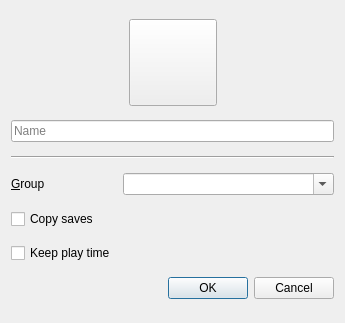
<?xml version="1.0" encoding="UTF-8"?>
<ui version="4.0">
 <class>CopyInstanceDialog</class>
 <widget class="QDialog" name="CopyInstanceDialog">
  <property name="windowModality">
   <enum>Qt::ApplicationModal</enum>
  </property>
  <property name="geometry">
   <rect>
    <x>0</x>
    <y>0</y>
    <width>345</width>
    <height>323</height>
   </rect>
  </property>
  <property name="windowTitle">
   <string>Copy Instance</string>
  </property>
  <property name="windowIcon">
   <iconset>
    <normaloff>:/icons/toolbar/copy</normaloff>:/icons/toolbar/copy</iconset>
  </property>
  <property name="modal">
   <bool>true</bool>
  </property>
  <layout class="QVBoxLayout" name="verticalLayout">
   <item>
    <layout class="QHBoxLayout" name="iconBtnLayout">
     <item>
      <spacer name="iconBtnLeftSpacer">
       <property name="orientation">
        <enum>Qt::Horizontal</enum>
       </property>
       <property name="sizeHint" stdset="0">
        <size>
         <width>40</width>
         <height>20</height>
        </size>
       </property>
      </spacer>
     </item>
     <item>
      <widget class="QToolButton" name="iconButton">
       <property name="icon">
        <iconset>
         <normaloff>:/logo.svg</normaloff>:/logo.svg</iconset>
       </property>
       <property name="iconSize">
        <size>
         <width>80</width>
         <height>80</height>
        </size>
       </property>
      </widget>
     </item>
     <item>
      <spacer name="iconBtnRightSpacer">
       <property name="orientation">
        <enum>Qt::Horizontal</enum>
       </property>
       <property name="sizeHint" stdset="0">
        <size>
         <width>40</width>
         <height>20</height>
        </size>
       </property>
      </spacer>
     </item>
    </layout>
   </item>
   <item>
    <widget class="QLineEdit" name="instNameTextBox">
     <property name="placeholderText">
      <string>Name</string>
     </property>
    </widget>
   </item>
   <item>
    <widget class="Line" name="line">
     <property name="orientation">
      <enum>Qt::Horizontal</enum>
     </property>
    </widget>
   </item>
   <item>
    <layout class="QGridLayout" name="gridLayout">
     <item row="0" column="0">
      <widget class="QLabel" name="labelVersion_3">
       <property name="text">
        <string>&amp;Group</string>
       </property>
       <property name="buddy">
        <cstring>groupBox</cstring>
       </property>
      </widget>
     </item>
     <item row="0" column="1" colspan="2">
      <widget class="QComboBox" name="groupBox">
       <property name="sizePolicy">
        <sizepolicy hsizetype="Expanding" vsizetype="Fixed">
         <horstretch>0</horstretch>
         <verstretch>0</verstretch>
        </sizepolicy>
       </property>
       <property name="editable">
        <bool>true</bool>
       </property>
      </widget>
     </item>
    </layout>
   </item>
   <item>
    <widget class="QCheckBox" name="copySavesCheckbox">
     <property name="text">
      <string>Copy saves</string>
     </property>
    </widget>
   </item>
   <item>
    <widget class="QCheckBox" name="keepPlaytimeCheckbox">
     <property name="text">
      <string>Keep play time</string>
     </property>
    </widget>
   </item>
   <item>
    <widget class="QDialogButtonBox" name="buttonBox">
     <property name="orientation">
      <enum>Qt::Horizontal</enum>
     </property>
     <property name="standardButtons">
      <set>QDialogButtonBox::Cancel|QDialogButtonBox::Ok</set>
     </property>
    </widget>
   </item>
  </layout>
 </widget>
 <tabstops>
  <tabstop>iconButton</tabstop>
  <tabstop>instNameTextBox</tabstop>
  <tabstop>groupBox</tabstop>
  <tabstop>copySavesCheckbox</tabstop>
  <tabstop>keepPlaytimeCheckbox</tabstop>
 </tabstops>
 <resources>
  <include location="../../graphics.qrc"/>
 </resources>
 <connections>
  <connection>
   <sender>buttonBox</sender>
   <signal>accepted()</signal>
   <receiver>CopyInstanceDialog</receiver>
   <slot>accept()</slot>
   <hints>
    <hint type="sourcelabel">
     <x>248</x>
     <y>254</y>
    </hint>
    <hint type="destinationlabel">
     <x>157</x>
     <y>274</y>
    </hint>
   </hints>
  </connection>
  <connection>
   <sender>buttonBox</sender>
   <signal>rejected()</signal>
   <receiver>CopyInstanceDialog</receiver>
   <slot>reject()</slot>
   <hints>
    <hint type="sourcelabel">
     <x>316</x>
     <y>260</y>
    </hint>
    <hint type="destinationlabel">
     <x>286</x>
     <y>274</y>
    </hint>
   </hints>
  </connection>
 </connections>
</ui>
